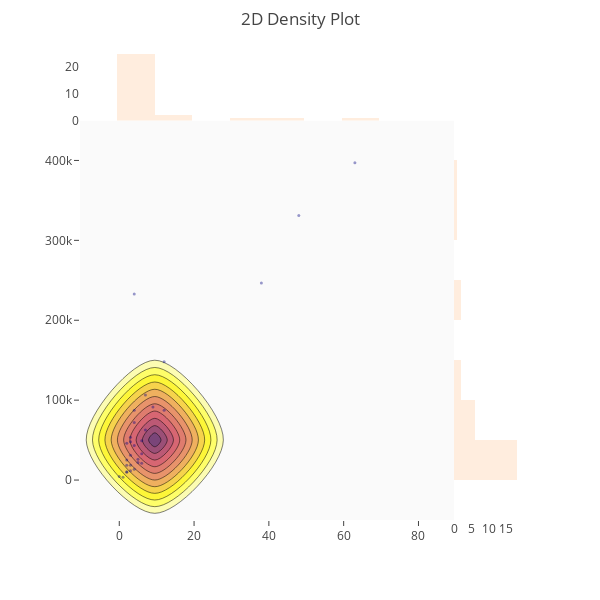

Source (notebook cell):
### Code cell
import plotly.figure_factory as ff

x = df_bar_pubg['solo_Wins']
y = df_bar_pubg['solo_TimeSurvived']
#z = df_bar_pubg['squad_Heals']

colorscale = ['#7A4579', '#D56073', 'rgb(236,158,105)', (1, 1, 0.2), (0.98,0.98,0.98)]

fig = ff.create_2d_density(
    x, y, colorscale=colorscale,
    hist_color='rgb(255, 237, 222)', point_size=3
)


iplot(fig, filename='histogram_subplots')

### Figure 1 — Plotly figure (JSON) as saved in the notebook; plotly's stock layout.template omitted (floating-point values rounded to 4 significant figures)
{"data": [{"marker": {"color": "rgb(0, 0, 128)", "opacity": 0.4, "size": 3}, "mode": "markers", "name": "points", "type": "scatter", "uid": "b0b2aef1-d514-404e-8604-ae3f93c95ac2", "x": [3, 6, 0, 4, 2, 5, 12, 5, 6, 2, 7, 4, 9, 4, 3, 1, 38, 12, 6, 2, 7, 4, 3, 2, 48, 63, 4, 3, 3, 2], "y": [18470.0, 33010.0, 4330.0, 13420.0, 9841.0, 22000.0, 148100.0, 26090.0, 49280.0, 10280.0, 106300.0, 233000.0, 91380.0, 71910.0, 31000.0, 3638.0, 246800.0, 87210.0, 20930.0, 45920.0, 62760.0, 43120.0, 11730.0, 18490.0, 331200.0, 397000.0, 87510.0, 53550.0, 47970.0, 25090.0]}, {"colorscale": [[0, "rgb(122, 69, 121)"], [0.25, "rgb(213, 96, 115)"], [0.5, "rgb(236, 158, 105)"], [0.75, "rgb(255, 255, 51)"], [1, "rgb(250, 250, 250)"]], "name": "density", "ncontours": 20, "reversescale": true, "showscale": false, "type": "histogram2dcontour", "uid": "2b827d0a-6473-47ec-9b4a-30d470443c6f", "x": [3, 6, 0, 4, 2, 5, 12, 5, 6, 2, 7, 4, 9, 4, 3, 1, 38, 12, 6, 2, 7, 4, 3, 2, 48, 63, 4, 3, 3, 2], "y": [18470.0, 33010.0, 4330.0, 13420.0, 9841.0, 22000.0, 148100.0, 26090.0, 49280.0, 10280.0, 106300.0, 233000.0, 91380.0, 71910.0, 31000.0, 3638.0, 246800.0, 87210.0, 20930.0, 45920.0, 62760.0, 43120.0, 11730.0, 18490.0, 331200.0, 397000.0, 87510.0, 53550.0, 47970.0, 25090.0]}, {"marker": {"color": "rgb(255, 237, 222)"}, "name": "x density", "type": "histogram", "uid": "b2e02bd9-9fa0-48e2-8853-e8fe1e3c0f04", "x": [3, 6, 0, 4, 2, 5, 12, 5, 6, 2, 7, 4, 9, 4, 3, 1, 38, 12, 6, 2, 7, 4, 3, 2, 48, 63, 4, 3, 3, 2], "yaxis": "y2"}, {"marker": {"color": "rgb(255, 237, 222)"}, "name": "y density", "type": "histogram", "uid": "517a2993-cd86-4fb0-a6ac-45f22525f7e2", "xaxis": "x2", "y": [18470.0, 33010.0, 4330.0, 13420.0, 9841.0, 22000.0, 148100.0, 26090.0, 49280.0, 10280.0, 106300.0, 233000.0, 91380.0, 71910.0, 31000.0, 3638.0, 246800.0, 87210.0, 20930.0, 45920.0, 62760.0, 43120.0, 11730.0, 18490.0, 331200.0, 397000.0, 87510.0, 53550.0, 47970.0, 25090.0]}], "layout": {"autosize": false, "bargap": 0, "height": 600, "hovermode": "closest", "margin": {"t": 50}, "showlegend": false, "title": "2D Density Plot", "width": 600, "xaxis": {"domain": [0, 0.85], "showgrid": false, "zeroline": false}, "xaxis2": {"domain": [0.85, 1], "showgrid": false, "zeroline": false}, "yaxis": {"domain": [0, 0.85], "showgrid": false, "zeroline": false}, "yaxis2": {"domain": [0.85, 1], "showgrid": false, "zeroline": false}}}
